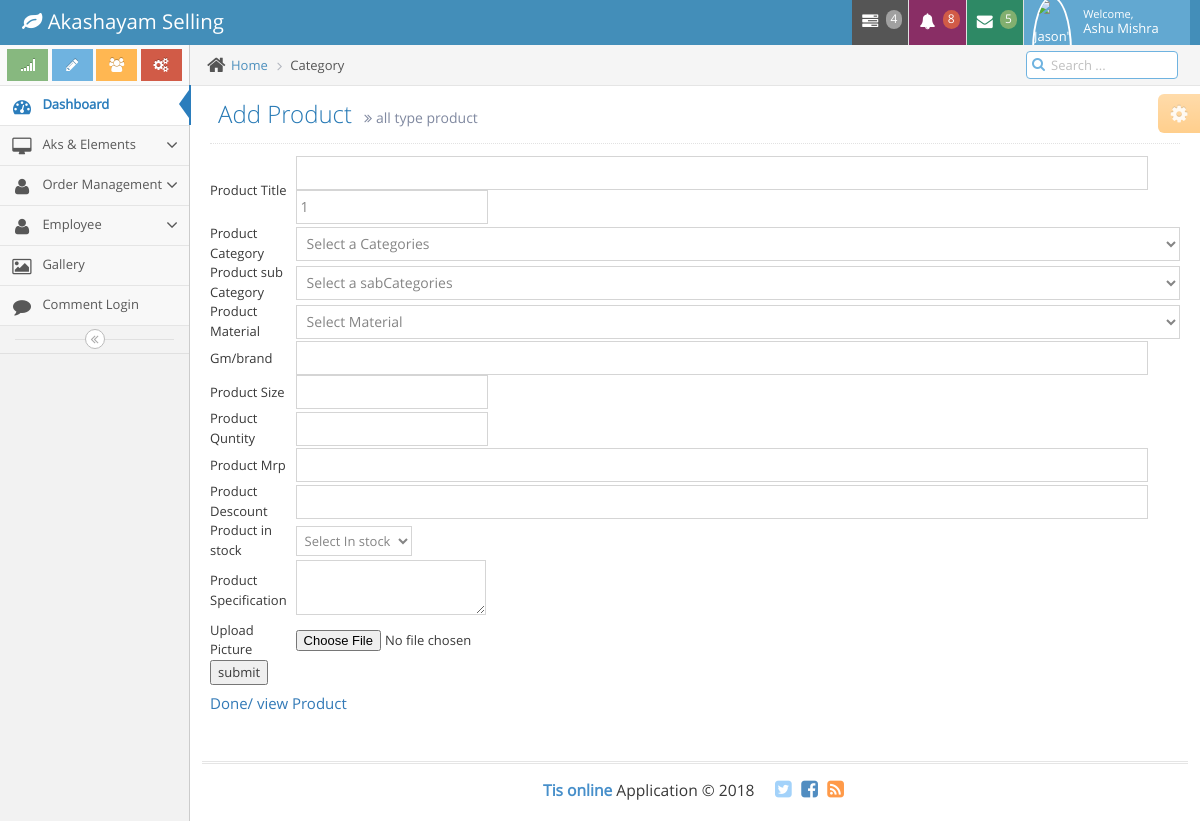
/admin1/product1.php (signed in), run on the app's committed database.
### tables this page shows
CREATE TABLE IF NOT EXISTS `personal_information` (
  `employee_id` int(11) NOT NULL AUTO_INCREMENT,
  `firstname` varchar(50) NOT NULL,
  `middlename` varchar(50) NOT NULL,
  `surname` varchar(50) NOT NULL,
  `name_extension` varchar(10) NOT NULL,
  `place_birth` varchar(30) NOT NULL,
  `sex` varchar(30) NOT NULL,
  `civil_status` varchar(30) NOT NULL,
  `department` varchar(30) NOT NULL,
  `image` varchar(500) NOT NULL,
  `cis_no` varchar(50) NOT NULL,
  `position` varchar(30) NOT NULL,
  `date_of_birth` varchar(30) NOT NULL,
  `member_id` varchar(100) NOT NULL,
  PRIMARY KEY (`employee_id`)
);

### admin1/product1.php (the view, shortened to what this page needs)
<?php
include('../db_con.php');
if(!isset($_SESSION['user_id'])){
header("location:login.php");
}
else{
?>
<!DOCTYPE html>
<html lang="en">
	<head>
		<link rel="stylesheet" href="assets/css/bootstrap.min.css" />
		<link rel="stylesheet" href="assets/font-awesome/4.5.0/css/font-awesome.min.css" />
		<link rel="stylesheet" href="assets/css/jquery-ui.custom.min.css" />
		<link rel="stylesheet" href="assets/css/chosen.min.css" />
		<link rel="stylesheet" href="assets/css/bootstrap-datepicker3.min.css" />
		<link rel="stylesheet" href="assets/css/bootstrap-timepicker.min.css" />
		<link rel="stylesheet" href="assets/css/daterangepicker.min.css" />
		<link rel="stylesheet" href="assets/css/bootstrap-datetimepicker.min.css" />
		<link rel="stylesheet" href="assets/css/bootstrap-colorpicker.min.css" />
		<link rel="stylesheet" href="assets/css/ace.min.css" class="ace-main-stylesheet" id="main-ace-style" />
		<link rel="stylesheet" href="assets/css/ace-skins.min.css" />
		<link rel="stylesheet" href="assets/css/ace-rtl.min.css" />
	</head>
	<body class="no-skin">
		<div id="navbar" class="navbar navbar-default ace-save-state">
			<?php include('includes/nav.php');?>
		</div>
		<div class="main-container ace-save-state" id="main-container">
					<?php include('includes/sidebar.php'); ?>
			<div class="main-content">
				<div class="main-content-inner">
					<div class="breadcrumbs ace-save-state" id="breadcrumbs">
						<ul class="breadcrumb">
							<li>
								<i class="ace-icon fa fa-home home-icon"></i>
								<a href="index.php?id=<?php echo $id;?>">Home</a>
							</li>
							<li class="active">Category</li>
						</ul>
					<?php include('includes/search.php');?>
					</div>
					<div class="page-content">
					<?php include('includes/setting.php');?>
						<div class="row">
							<div class="col-xs-12">
									<div class="page-header">
							<h1>
							Add  Product
								<small>
									<i class="ace-icon fa fa-angle-double-right"></i>
							 all type product
								</small>
							</h1>
						</div>
						<div class="row">
							<div class="col-xs-12">
		<form action="save_product.php" method="post" enctype="multipart/form-data" media="all">
				<table>
				<tr>
				<td>Product Title</td>
				<td><input type="text" name="title" size="100%">
				<input type="text" name="employee_id" value="<?php echo $show['employee_id']; ?>">
				</td>
				</tr>
				<tr>
				<td>Product Category</td>
				<td>
				 <select name="parent_cats" id="parent_cat" class="form-control">
	<option>Select a Categories</option>
    </select>
				</td>
				</tr>
					<tr>
				<td>Product sub Category</td>
				<td>
				 <select name="sub_catrs" id="sub_cat" class="form-control">
<option>Select a sabCategories</option>
</select>
</td>
</tr>
						<tr>
				<td>Product Material</td>
					<td>
				 <select name="material" class="form-control">
<option>Select Material </option>
</select>
</td>
				</tr>
						<tr>
				<td>Gm/brand</td>
				<td><input type="text" name="gsm" size="100%"></td>
				</tr>
					<tr>
				<td>Product Size</td>
				<td><input type="number" name="sizes" size="100%"></td>
				</tr>
						<tr>
				<td>Product Quntity</td>
				<td><input type="number" name="quintity" size="100%"></td>
				</tr>
					<tr>
				<td>Product Mrp</td>
				<td><input type="text" name="mrps" size="100%"></td>
				</tr>
				<tr>
				<td>Product Descount</td>
				<td><input type="text" name="descounts" size="100%"></td>
				</tr>
				<tr>
				<td>Product in stock</td>
				<td><select name="stock">
				<option>Select In stock</option>
				</select></td>
				</tr>
					<tr>
				<td>Product Specification</td>
				<td><textarea name="specifaction"></textarea></td>
				</tr>
					<tr>
				<td>Upload Picture</td>
				<td>
				<input type="file" name="product_image" /></td>
				</tr>
				<tr>
				<td><input type="submit" name="submit" value="submit"/></td>
				</tr>
				</table>
            </form>
        </div>
    </div>
    <h5><a href="product_view.php?id=<?php echo $id;?>">Done/ view Product</a></h5>
							</div>
						</div>
					</div>
				</div>
			</div>
			<div class="footer">
				<div class="footer-inner">
					<div class="footer-content">
						<span class="bigger-120">
							<span class="blue bolder">Tis online</span>
							Application &copy; 2018
						</span>
						<span class="action-buttons">
							<a href="#">
								<i class="ace-icon fa fa-twitter-square light-blue bigger-150"></i>
							</a>
							<a href="#">
								<i class="ace-icon fa fa-facebook-square text-primary bigger-150"></i>
							</a>
							<a href="#">
								<i class="ace-icon fa fa-rss-square orange bigger-150"></i>
							</a>
						</span>
					</div>
				</div>
			</div>
		</div>
	</body>
</html>
<?php }?>

### admin1/includes/nav.php (shortened to what this page needs)
<div class="navbar-container ace-save-state" id="navbar-container">
				<div class="navbar-header pull-left">
					<a href="index.php" class="navbar-brand">
						<small>
							<i class="fa fa-leaf"></i>
				Akashayam Selling
						</small>
					</a>
				</div>
				<div class="navbar-buttons navbar-header pull-right" role="navigation">
					<ul class="nav ace-nav">
						<li class="grey dropdown-modal">
							<a data-toggle="dropdown" class="dropdown-toggle" href="#">
								<i class="ace-icon fa fa-tasks"></i>
								<span class="badge badge-grey">4</span>
							</a>
						</li>
						<li class="purple dropdown-modal">
							<a data-toggle="dropdown" class="dropdown-toggle" href="#">
								<i class="ace-icon fa fa-bell icon-animated-bell"></i>
								<span class="badge badge-important">8</span>
							</a>
						</li>
						<li class="green dropdown-modal">
							<a data-toggle="dropdown" class="dropdown-toggle" href="#">
								<i class="ace-icon fa fa-envelope icon-animated-vertical"></i>
								<span class="badge badge-success">5</span>
							</a>
						</li>
						<li class="light-blue dropdown-modal">
							<?php $id=$_SESSION['employee_id'];
											$emp=(" select * from personal_information where employee_id=".$id."")or die(mysql_error());
											$fetch_res = $mysqli->query($emp);
											$show = $fetch_res->fetch_array(MYSQLI_ASSOC);
															?>
							<a data-toggle="dropdown" href="#" class="dropdown-toggle">
								<span class="user-info">
									<small>Welcome,</small>
									<?php 	echo $show['firstname']." ".$show['surname']; ?>
								</span>
							</a>
						</li>
					</ul>
				</div>
			</div>

### data on the page
personal_information: firstname "Ashu", surname "Mishra", employee_id "1"
